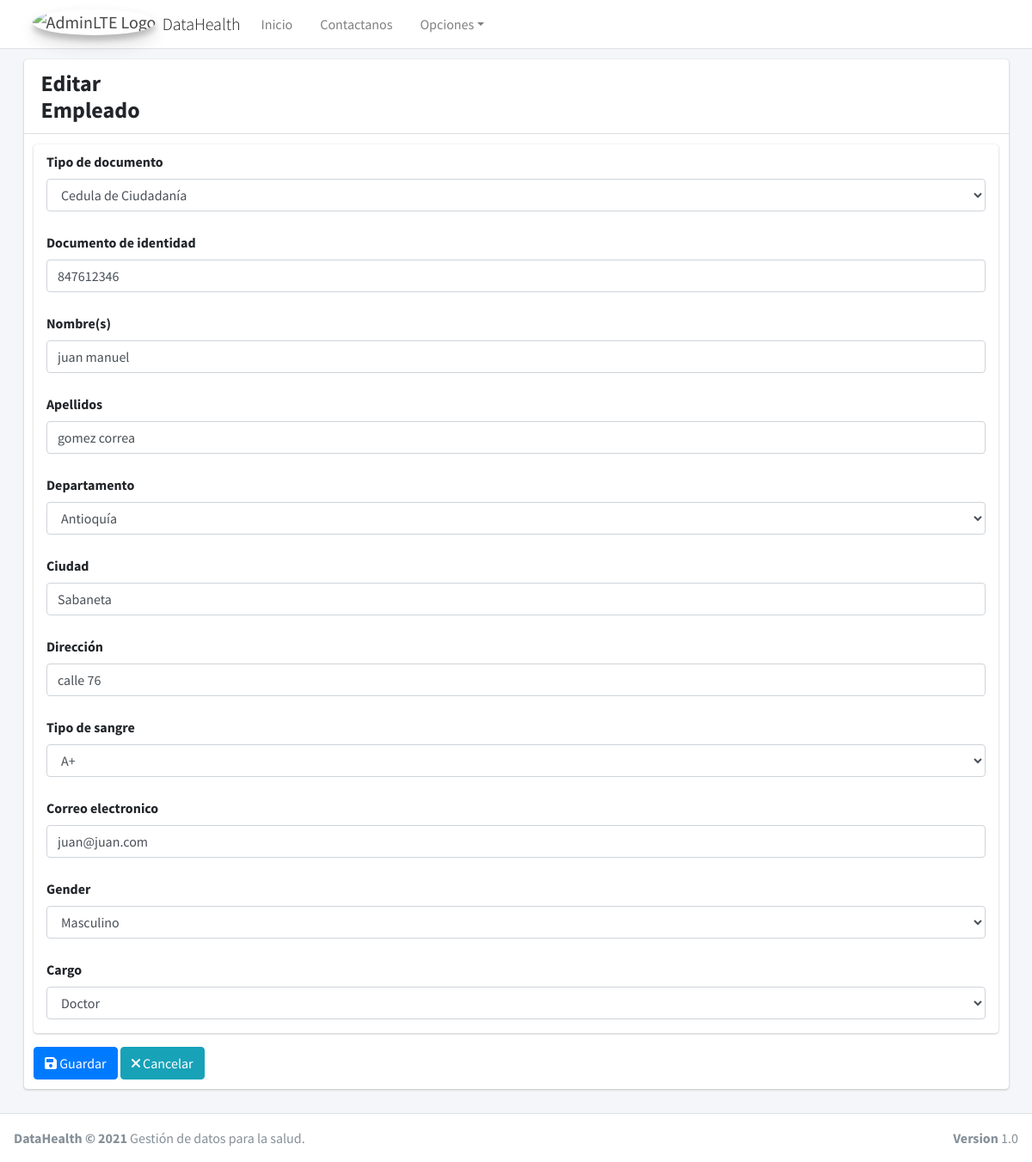
The page /empleado/edit/847612346/ (signed in) on the database its author committed.
### core/employee/models.py (models this page shows, shortened)
class employee(models.Model):
    document_type = models.CharField(choices=[
        ('T.I.', 'Tarjeta de identidad'),
        ('C.C', 'Cedula de Ciudadanía'),
        ('C.E', 'Cedula de extrangería')
    ], max_length=30, verbose_name='Tipo de documento', null=False, blank=False, default='Cedula de Ciudadanía')
    id_empleado = models.IntegerField(verbose_name='Documento de identidad', blank=False, primary_key=True, unique=True)
    name = models.CharField(max_length=50, verbose_name='Nombre(s)', null=False)
    lastname = models.CharField(max_length=50, verbose_name='Apellidos', null=False)
    departament = models.CharField( choices=[
    ('Leticia','Amazonas' ),
    ('Medellín','Antioquía' ),
    ('Arauca','Arauca' ),
    ('Barranquilla','Atlántico' ),
    ('Cartagena de Indias','Bolívar' ),
    ('Tunja','Boyacá' ),
    ('Manizales','Caldas' ),
    ('Florencia','Caquetá' ),
    ('Yopal','Casanare' ),
    ('Popayán','Cauca' ),
    ('Valledupar','Cesar' ),
    ('Quibdó','Chocó' ),
    ('Montería','Córdoba' ),
    ('Bogotá','Cundinamarca' ),
    ('Inírida','Guainía' ),
    ('San José del Guaviare','Guaviare' ),
    ('Neiva','Huila' ),
    ('Riohacha','La Guajira'),
    ('Santa Marta','Magdalena' ),
    ('Villavicencio','Meta' ),
    ('San Juan de Pasto','Nariño' ),
    ('San José de Cúcuta','Norte de Santander'),
    ('Mocoa','Putumayo' ),
    ('Armenia','Quindío' ),
    ('Pereira','Risaralda' ),
    ('San Andrés','San Andrés y Providencia'),
    ('Bucaramanga','Santander' ),
    ('Sincelejo','Sucre' ),
    ('Ibagué','Tolima' ),
    ('Cali','Valle del Cauca'),
    ('Mitú','Vaupés'),
    ('Puerto Carreño','Vichada'),
    ],max_length=50, verbose_name='Departamento', null=False)
    city = models.CharField(max_length=30, verbose_name='Ciudad', null=True, blank=True)
    direction = models.CharField(max_length=30, verbose_name='Dirección', null=True, blank=True)
    blood_type = [
        ('A positivo', 'A+'),
        ('A negativo', 'A-'),
        ('O positivo', 'O+'),
        ('O negativo', 'O-' ),
        ('AB positivo', 'AB+'),
        ('AB negativo','AB-'),
        ('B positivo','B+'),
        ('B negativo', 'B-')
    ]
    rh = models.CharField(choices=blood_type, verbose_name='Tipo de sangre', max_length=30, default='A+')
    email = models.CharField(verbose_name='Correo electronico', max_length=50)
    genders = [
        ('F', 'Femenino'),
        ('M', 'Masculino')
    ]
    gender = models.CharField(choices=genders, default='F',max_length=1)
    charges = [
        ('Secretari@', 'Secretari@'),
        ('Enfermer@', 'Enfermer@'),
        ('Doctor', 'Doctor'),
        ('Cirujano', 'Cirujano'),
        ('Recepcionista', 'Recepcionista'),
        ('Vigilante', 'Vigilante'),
        ('Aseo', 'Aseo')
    ]
    charge = models.CharField(verbose_name='Cargo', choices=charges, default='Recepcionista',  max_length=30)
    class Meta:
        verbose_name = 'Empleado/a'
        verbose_name_plural = 'Empleados'
        db_table = 'Empleados'

### core/employee/views.py (the view)
# urls.py: path('empleado/edit/<int:pk>/', EmpleadoUpdateView.as_view(), name='employee_update'),
class EmpleadoUpdateView(UpdateView):
    model = employee
    form_class = EmployeeForm
    template_name = 'EmployeeCreate.html'
    success_url = reverse_lazy('employee_list')
    @method_decorator(login_required)
    def dispatch(self, request, *args, **kwargs):
        return super().dispatch(request, *args, **kwargs)
    def get_context_data(self, **kwargs):
        context = super().get_context_data(**kwargs)
        context['title'] = 'Editar Empleado'
        context['action'] = 'edit'
        context['list_url'] = reverse_lazy('employee_list')
        context['entity'] = 'Empleados'
        return context

### core/employee/forms.py
class EmployeeForm(ModelForm):
    def __init__(self, *args, **kwargs):
        super().__init__(*args, **kwargs)
        for form in self.visible_fields():
            form.field.widget.attrs['class'] = 'form-control'
            form.field.widget.attrs['autocomplete'] = 'off'
    class Meta:
        model = employee
        fields = '__all__'
        labels = {
            'id_empleado': 'Documento de identidad',
        }
        widgets = {
            'name': TextInput(
                attrs={
                    'placeholder': 'Ingrese un nombre'
                }
            ),
            'id_empleado': NumberInput(
                attrs={
                    'placeholder': 'ingrese el número de documento del empleado'
                }
            ),
            'lastname': TextInput(
                attrs={
                    'placeholder': 'ingrese el apellido del empleado',
                }
            ),
        }

### core/employee/Templates/EmployeeCreate.html
{% extends 'FormBase.html' %}

### core/base/templates/FormBase.html (shortened to what this page needs)
{% extends 'index.html' %}
{% block Content %}
<form action="." method="post" class="form">
    <div class="card">
        <div class="card-body table-responsive p-0" style="padding: 1%">
                {% for field in form.visible_fields %}
                    <div class="form-group" style="padding: 8px 15px 0px 15px">
                        <label for="name">{{ field.label }}</label>
                    {{ field }}
                    </div>
                {% endfor %}
        </div>
    </div>
        <button type="submit" class="btn btn-primary">
            <i class="fas fa-save"></i> Guardar
        </button>
        <a href="{{ list_url }}" class="btn btn-info">
            <i class="fas fa-times"></i> Cancelar
        </a>
</form>
{% endblock %}

### rows shown on the page
employee: visible_fields "Cedula de Ciudadanía" "847612346" "juan manuel" "gomez correa" "Antioquía" "Sabaneta" "calle 76" "A+" "juan@juan.com" "Masculino" "Doctor"

### other values the page prints
{{ title }} "Editar Empleado"
{{ field.label }} "Tipo de documento" "Documento de identidad" "Nombre(s)" "Apellidos" "Departamento" "Ciudad" "Dirección" "Tipo de sangre" "Correo electronico" "Gender" "Cargo"
